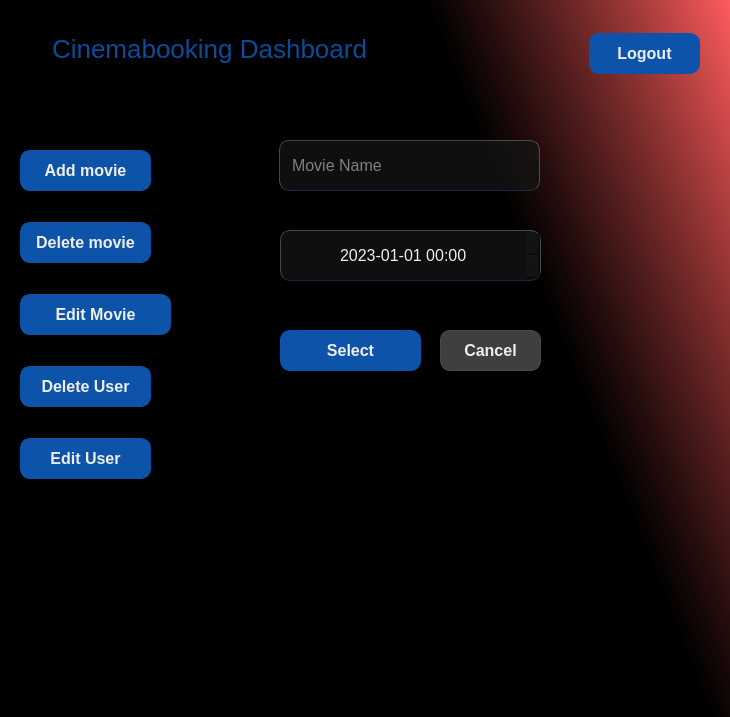
<?xml version="1.0" encoding="UTF-8"?>
<ui version="4.0">
 <class>edit_movie</class>
 <widget class="QWidget" name="edit_movie">
  <property name="geometry">
   <rect>
    <x>0</x>
    <y>0</y>
    <width>730</width>
    <height>717</height>
   </rect>
  </property>
  <property name="windowTitle">
   <string>Form</string>
  </property>
  <property name="styleSheet">
   <string notr="true">QWidget {
	color: #EEE;
	background-color: #111;
}

#edit_movie {
	background-color: qlineargradient(spread:pad, x1:0.637, y1:0.142364, x2:1, y2:0, stop:0 rgba(0, 0, 0, 255), stop:1 rgba(255, 86, 86, 207));
}

#title {
	background-color: transparent;
	font-size: 26px;
	color: rgba(13, 83, 170, 0.9);
}

#error {
	background-color: transparent;
	color: rgba(255, 0, 0, 0.8);
}

QLabel {
	font-size: 20px;
}

QLineEdit, QDateTimeEdit {
	border-radius: 10px;
	background-color: rgba(20, 20, 20, 0.75);
	padding: 5px 10px;
	border:  1px solid rgba(255, 255, 255, 0.25);
	border-bottom-color: rgba(110, 110, 255, 0.25);
	font-size: 16px;
}
QLineEdit:focus {
	border-bottom-color: #0d53aa;
}

QPushButton {
	border-radius: 10px;
	padding: 5px 10px;
	border: 1px solid #0d53aa ;
	background-color: #0d53aa; 
	font-weight: 900;
	font-size: 16px;
}
QPushButton:hover {
	background-color: red; 
	border-color: red;
}

#cancel_btn {
	border-color: rgba(84, 84, 84, 0.75);
	background-color: rgba(84, 84, 84, 0.75);
}
</string>
  </property>
  <widget class="QPushButton" name="addMovie_page">
   <property name="geometry">
    <rect>
     <x>20</x>
     <y>150</y>
     <width>131</width>
     <height>41</height>
    </rect>
   </property>
   <property name="styleSheet">
    <string notr="true">padding: 10px;</string>
   </property>
   <property name="text">
    <string>Add movie</string>
   </property>
  </widget>
  <widget class="QPushButton" name="editMovie_page">
   <property name="geometry">
    <rect>
     <x>20</x>
     <y>294</y>
     <width>151</width>
     <height>41</height>
    </rect>
   </property>
   <property name="styleSheet">
    <string notr="true">padding: 10px;</string>
   </property>
   <property name="text">
    <string>Edit Movie</string>
   </property>
  </widget>
  <widget class="QDateTimeEdit" name="showDate">
   <property name="geometry">
    <rect>
     <x>280</x>
     <y>230</y>
     <width>261</width>
     <height>51</height>
    </rect>
   </property>
   <property name="alignment">
    <set>Qt::AlignCenter</set>
   </property>
   <property name="dateTime">
    <datetime>
     <hour>0</hour>
     <minute>0</minute>
     <second>0</second>
     <year>2023</year>
     <month>1</month>
     <day>1</day>
    </datetime>
   </property>
   <property name="maximumDateTime">
    <datetime>
     <hour>23</hour>
     <minute>59</minute>
     <second>59</second>
     <year>2100</year>
     <month>12</month>
     <day>31</day>
    </datetime>
   </property>
   <property name="minimumDateTime">
    <datetime>
     <hour>0</hour>
     <minute>0</minute>
     <second>0</second>
     <year>2023</year>
     <month>1</month>
     <day>1</day>
    </datetime>
   </property>
   <property name="displayFormat">
    <string>yyyy-MM-dd HH:mm</string>
   </property>
  </widget>
  <widget class="QLineEdit" name="name">
   <property name="geometry">
    <rect>
     <x>279</x>
     <y>140</y>
     <width>261</width>
     <height>51</height>
    </rect>
   </property>
   <property name="placeholderText">
    <string>Movie Name</string>
   </property>
  </widget>
  <widget class="QLabel" name="title">
   <property name="geometry">
    <rect>
     <x>39</x>
     <y>23</y>
     <width>341</width>
     <height>51</height>
    </rect>
   </property>
   <property name="text">
    <string>Cinemabooking Dashboard</string>
   </property>
   <property name="alignment">
    <set>Qt::AlignCenter</set>
   </property>
  </widget>
  <widget class="QPushButton" name="select_btn">
   <property name="geometry">
    <rect>
     <x>280</x>
     <y>330</y>
     <width>141</width>
     <height>41</height>
    </rect>
   </property>
   <property name="text">
    <string>Select</string>
   </property>
  </widget>
  <widget class="QPushButton" name="logout_btn">
   <property name="geometry">
    <rect>
     <x>589</x>
     <y>33</y>
     <width>111</width>
     <height>41</height>
    </rect>
   </property>
   <property name="text">
    <string>Logout</string>
   </property>
  </widget>
  <widget class="QPushButton" name="deleteMovie_btn">
   <property name="geometry">
    <rect>
     <x>20</x>
     <y>222</y>
     <width>131</width>
     <height>41</height>
    </rect>
   </property>
   <property name="styleSheet">
    <string notr="true">padding: 10px;</string>
   </property>
   <property name="text">
    <string>Delete movie</string>
   </property>
  </widget>
  <widget class="QPushButton" name="editUser_page">
   <property name="geometry">
    <rect>
     <x>20</x>
     <y>438</y>
     <width>131</width>
     <height>41</height>
    </rect>
   </property>
   <property name="styleSheet">
    <string notr="true">padding: 10px;</string>
   </property>
   <property name="text">
    <string>Edit User</string>
   </property>
  </widget>
  <widget class="QPushButton" name="deleteUser_page">
   <property name="geometry">
    <rect>
     <x>20</x>
     <y>366</y>
     <width>131</width>
     <height>41</height>
    </rect>
   </property>
   <property name="styleSheet">
    <string notr="true">padding: 10px;</string>
   </property>
   <property name="text">
    <string>Delete User</string>
   </property>
  </widget>
  <widget class="QPushButton" name="cancel_btn">
   <property name="geometry">
    <rect>
     <x>440</x>
     <y>330</y>
     <width>101</width>
     <height>41</height>
    </rect>
   </property>
   <property name="text">
    <string>Cancel</string>
   </property>
  </widget>
 </widget>
 <tabstops>
  <tabstop>name</tabstop>
  <tabstop>showDate</tabstop>
  <tabstop>select_btn</tabstop>
  <tabstop>cancel_btn</tabstop>
  <tabstop>logout_btn</tabstop>
  <tabstop>addMovie_page</tabstop>
  <tabstop>deleteMovie_btn</tabstop>
  <tabstop>editMovie_page</tabstop>
  <tabstop>deleteUser_page</tabstop>
  <tabstop>editUser_page</tabstop>
 </tabstops>
 <resources/>
 <connections/>
</ui>
